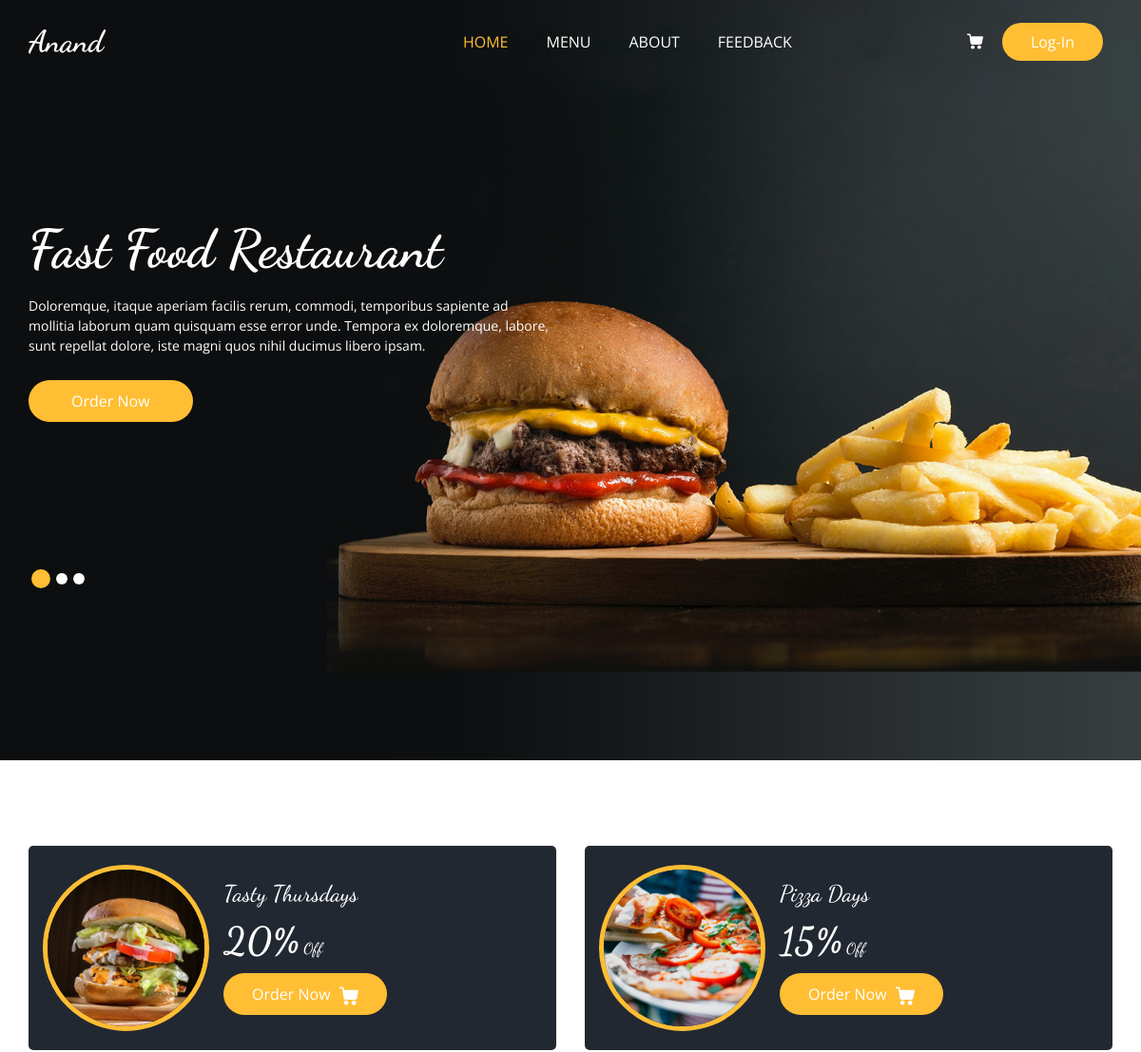
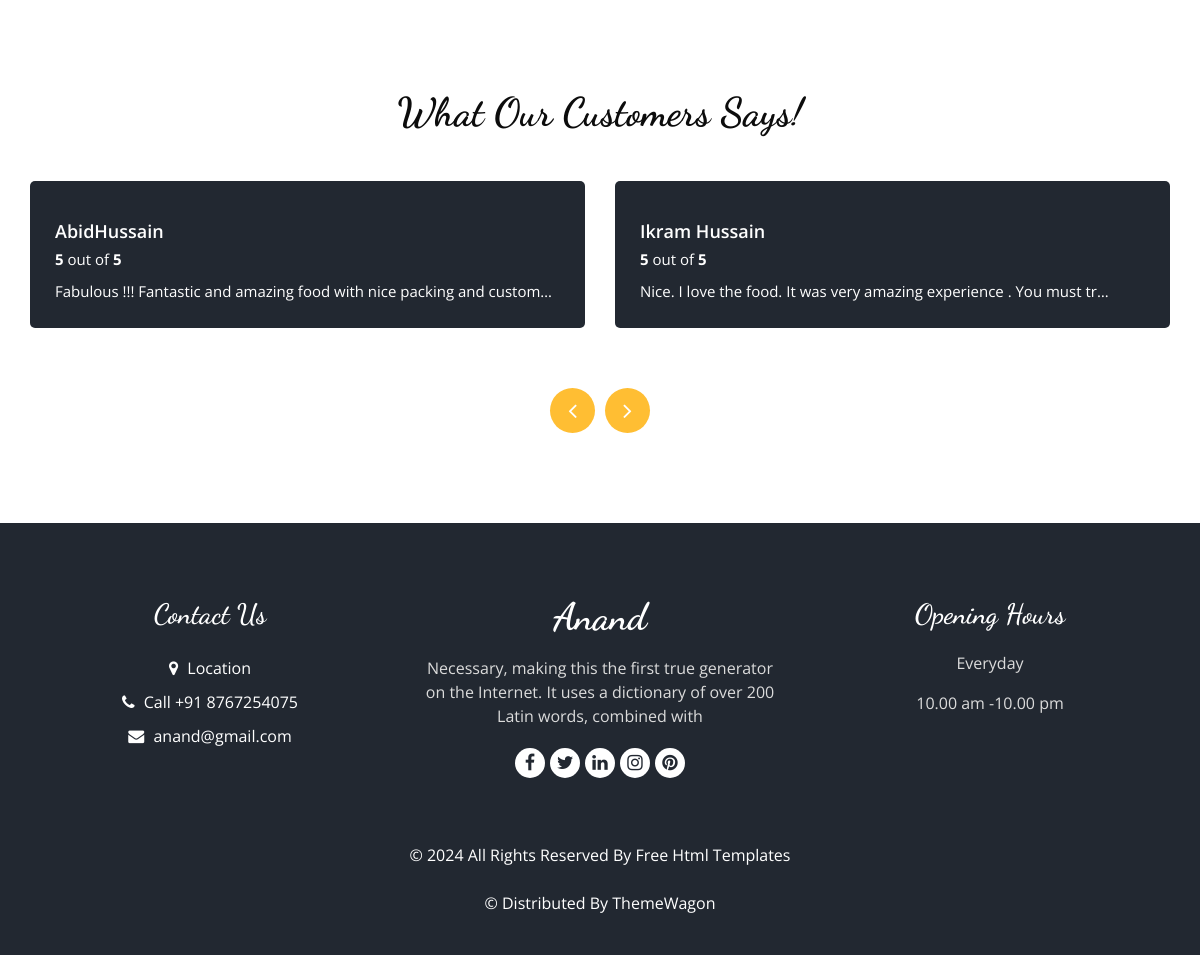
The page / on the database its author committed (2 pictures, top to bottom).
### Product/models.py (models this page shows, shortened)
class Feedback(models.Model):
    username = models.CharField(max_length=25)
    description = models.TextField(blank=False)
    rating = models.IntegerField()

### Product/views.py (the view)
# urls.py: 2. Add a URL to urlpatterns:  path('', Home.as_view(), name='home')
def Home(request):
    review = Feedback.objects.all()
    return render(request, 'home.html',{'review' : review})

### Templates/home.html (shortened to what this page needs)
{% extends "base.html" %}
{% load static %}
{% block home %}active{% endblock home %}
{% block slider %}
    <section class="slider_section ">
        <div id="customCarousel1" class="carousel slide" data-ride="carousel">
          <div class="carousel-inner">
            <div class="carousel-item active">
              <div class="container ">
                <div class="row">
                  <div class="col-md-7 col-lg-6 ">
                    <div class="detail-box">
                      <h1>
                        Fast Food Restaurant
                      </h1>
                      <p>
                        Doloremque, itaque aperiam facilis rerum, commodi, temporibus sapiente ad mollitia laborum quam quisquam esse error unde. Tempora ex doloremque, labore, sunt repellat dolore, iste magni quos nihil ducimus libero ipsam.
                      </p>
                      <div class="btn-box">
                        <a href="" class="btn1">
                          Order Now
                        </a>
                      </div>
                    </div>
                  </div>
                </div>
              </div>
            </div>
          </div>
          <div class="container">
            <ol class="carousel-indicators">
              <li data-target="#customCarousel1" data-slide-to="0" class="active"></li>
              <li data-target="#customCarousel1" data-slide-to="1"></li>
              <li data-target="#customCarousel1" data-slide-to="2"></li>
            </ol>
          </div>
        </div>
      </section>
{% endblock slider %}
{% block main %}
 <section class="offer_section layout_padding-bottom">
    <div class="offer_container">
      <div class="container ">
        <div class="row">
          <div class="col-md-6  ">
            <div class="box ">
              <div class="img-box">
                <img src="{% static 'images/o1.jpg' %}" alt="">
              </div>
              <div class="detail-box">
                <h5>
                  Tasty Thursdays
                </h5>
                <h6>
                  <span>20%</span> Off
                </h6>
                <a href="">
                  Order Now
                </a>
              </div>
            </div>
          </div>
          <div class="col-md-6  ">
            <div class="box ">
              <div class="img-box">
                <img src="{% static 'images/o2.jpg' %}" alt="">
              </div>
              <div class="detail-box">
                <h5>
                  Pizza Days
                </h5>
                <h6>
                  <span>15%</span> Off
                </h6>
                <a href="">
                  Order Now
                </a>
              </div>
            </div>
          </div>
        </div>
      </div>
    </div>
  </section>
 <section class="client_section layout_padding-bottom">
  <div class="container">
    <div class="heading_container heading_center psudo_white_primary mb_45">
      <h2>
        What Our Customers Says!
      </h2>
    </div>
    <div class="carousel-wrap row ">
      <div class="owl-carousel client_owl-carousel">
          {%for i in review%}
        <div class="item">
          <div class="box">
            <div class="detail-box">
              <h6>
                  {{i.username}}
                </h6>
              <p>
              <b>{{i.rating}}</b> out of <b>5</b>
              <p>
               {{i.description | truncatechars:70}}
              </p>
            </div>
          </div>
        </div>
        {% endfor %}
      </div>
    </div>
  </div>
</section>
{% endblock main %}

### Static/css/style.css (style rules this page uses)
body { font-family: "Open Sans", sans-serif; color: #0c0c0c; background-color: #ffffff; overflow-x: hidden; }
.layout_padding-bottom { padding-bottom: 90px; }
h1, h2 { font-family: 'Dancing Script', cursive; }
.heading_container { display: -webkit-box; display: -ms-flexbox; display: flex; -webkit-box-orient: vertical; -webkit-box-direction: normal; -ms-flex-direction: column; flex-direction: column; -webkit-box-align: start; -ms-flex-align: start; align-items: flex-start; }
.heading_container h2 { position: relative; margin-bottom: 0; font-size: 2.5rem; font-weight: bold; }
.heading_container.heading_center { -webkit-box-align: center; -ms-flex-align: center; align-items: center; text-align: center; }
a, a:hover, a:focus { text-decoration: none; }
.slider_section { -webkit-box-flex: 1; -ms-flex: 1; flex: 1; display: -webkit-box; display: -ms-flexbox; display: flex; -webkit-box-align: center; -ms-flex-align: center; align-items: center; position: relative; padding: 45px 0 75px 0; }
.slider_section .row { -webkit-box-align: center; -ms-flex-align: center; align-items: center; }
.slider_section #customCarousel1 { width: 100%; position: unset; }
.slider_section .detail-box { color: #ffffff; margin-bottom: 145px; }
.slider_section .detail-box h1 { font-size: 3.5rem; font-weight: bold; margin-bottom: 15px; }
.slider_section .detail-box p { font-size: 14px; }
.slider_section .detail-box a { display: inline-block; padding: 10px 45px; background-color: #ffbe33; color: #ffffff; border-radius: 45px; -webkit-transition: all 0.3s; transition: all 0.3s; border: none; margin-top: 10px; }
.slider_section .carousel-indicators { position: unset; margin: 0; -webkit-box-pack: start; -ms-flex-pack: start; justify-content: flex-start; -webkit-box-align: center; -ms-flex-align: center; align-items: center; }
.slider_section .carousel-indicators li { background-color: #ffffff; width: 12px; height: 12px; border-radius: 100%; opacity: 1; }
.slider_section .carousel-indicators li.active { width: 20px; height: 20px; background-color: #ffbe33; }
.offer_section { position: relative; padding-top: 45px; }
.offer_section .box { display: -webkit-box; display: -ms-flexbox; display: flex; -webkit-box-align: center; -ms-flex-align: center; align-items: center; margin-top: 45px; border-radius: 5px; padding: 20px 15px; background-color: #222831; color: #ffffff; }
.offer_section .box .img-box { width: 175px; min-width: 175px; height: 175px; margin-right: 15px; position: relative; -webkit-transition: all 0.1 0.5s; transition: all 0.1 0.5s; border-radius: 100%; border: 5px solid #ffbe33; overflow: hidden; }
.offer_section .box .img-box img { width: 100%; -webkit-transition: all .2s; transition: all .2s; }
.offer_section .box .detail-box h5 { font-family: 'Dancing Script', cursive; font-size: 24px; margin: 0; }
.offer_section .box .detail-box h6 { font-family: 'Dancing Script', cursive; margin: 10px 0; }
.offer_section .box .detail-box h6 span { font-size: 2.5rem; font-weight: bold; }
.offer_section .box .detail-box a { display: inline-block; padding: 10px 30px; background-color: #ffbe33; color: #ffffff; border-radius: 45px; -webkit-transition: all 0.3s; transition: all 0.3s; border: none; }
.offer_section .box .detail-box a svg { width: 20px; height: auto; margin-left: 5px; fill: #ffffff; }
.client_section .heading_container { margin-bottom: 30px; }
.client_section .box { display: -webkit-box; display: -ms-flexbox; display: flex; -webkit-box-orient: vertical; -webkit-box-direction: normal; -ms-flex-direction: column; flex-direction: column; margin: 15px; }
.client_section .box .detail-box { background-color: #222831; color: #ffffff; padding: 25px 25px 15px 25px; border-radius: 5px; }
.client_section .box .detail-box h6 { font-weight: 600; font-size: 18px; margin: 15px 0 5px 0; }
.client_section .box .detail-box p { margin-bottom: 0; font-size: 15px; margin-bottom: 10px; }

### Static/css/responsive.css (style rules this page uses)
@media (min-width: 1200px) { .container { max-width: 1170px; } }

### rows shown on the page
Feedback: username "AbidHussain", rating "5", description "Fabulous !!! Fantastic and amazing food with nice packing and custom…"
Feedback: username "Ikram Hussain", rating "5", description "Nice. I love the food. It was very amazing experience . You must tr…"
